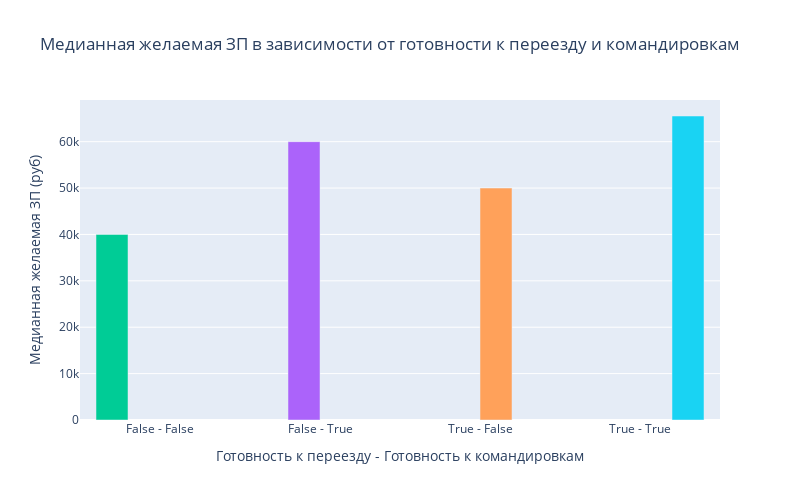

The cell this chart's notebook holds for it:
### Markdown cell above
6. Постройте **многоуровневую столбчатую диаграмму**, которая показывает зависимость медианной заработной платы (**"ЗП (руб)"**) от признаков **"Готовность к переезду"** и **"Готовность к командировкам"**. Проанализируйте график, сравнив уровень заработной платы в категориях.

### Code cell
# Группируем по двум признакам, считаем медианную ЗП, задаем имена столбцов
grouped_data = hh_to_1mln.groupby(['Готовность к переезду', 'Готовность к командировкам'])['ЗП (руб)'].median().reset_index()
grouped_data.columns = ['Готовность к переезду', 'Готовность к командировкам', 'Медианная ЗП (руб)']

# Создаем новый столбец с комбинированными значениями
grouped_data['Комбинация'] = grouped_data['Готовность к переезду'].astype(str) + ' - ' + grouped_data['Готовность к командировкам'].astype(str)

# Создаем столбчатую диаграмму
fig = px.bar(
    grouped_data,
    x='Комбинация',
    y='Медианная ЗП (руб)',
    color='Комбинация',
    barmode='group',
    title='Медианная желаемая ЗП в зависимости от готовности к переезду и командировкам',
    color_discrete_map={'да': 'green', 'нет': 'red'},
   
)

# Настраиваем отображение
fig.update_layout(
    xaxis_title='Готовность к переезду - Готовность к командировкам',
    yaxis_title='Медианная желаемая ЗП (руб)',
    height=500,
    width=800,
    showlegend=False
)

fig.show()

### Figure 1 — Plotly figure (JSON) as saved in the notebook; plotly's stock layout.template omitted (floating-point values rounded to 4 significant figures)
{"data": [{"alignmentgroup": "True", "hovertemplate": "Комбинация=%{x}<br>Медианная ЗП (руб)=%{y}<extra></extra>", "legendgroup": "False - False", "marker": {"color": "#00cc96", "pattern": {"shape": ""}}, "name": "False - False", "offsetgroup": "False - False", "orientation": "v", "showlegend": true, "textposition": "auto", "type": "bar", "x": ["False - False"], "xaxis": "x", "y": [40000.0], "yaxis": "y"}, {"alignmentgroup": "True", "hovertemplate": "Комбинация=%{x}<br>Медианная ЗП (руб)=%{y}<extra></extra>", "legendgroup": "False - True", "marker": {"color": "#ab63fa", "pattern": {"shape": ""}}, "name": "False - True", "offsetgroup": "False - True", "orientation": "v", "showlegend": true, "textposition": "auto", "type": "bar", "x": ["False - True"], "xaxis": "x", "y": [60000.0], "yaxis": "y"}, {"alignmentgroup": "True", "hovertemplate": "Комбинация=%{x}<br>Медианная ЗП (руб)=%{y}<extra></extra>", "legendgroup": "True - False", "marker": {"color": "#FFA15A", "pattern": {"shape": ""}}, "name": "True - False", "offsetgroup": "True - False", "orientation": "v", "showlegend": true, "textposition": "auto", "type": "bar", "x": ["True - False"], "xaxis": "x", "y": [50000.0], "yaxis": "y"}, {"alignmentgroup": "True", "hovertemplate": "Комбинация=%{x}<br>Медианная ЗП (руб)=%{y}<extra></extra>", "legendgroup": "True - True", "marker": {"color": "#19d3f3", "pattern": {"shape": ""}}, "name": "True - True", "offsetgroup": "True - True", "orientation": "v", "showlegend": true, "textposition": "auto", "type": "bar", "x": ["True - True"], "xaxis": "x", "y": [65540.0], "yaxis": "y"}], "layout": {"barmode": "group", "height": 500, "legend": {"title": {"text": "Комбинация"}, "tracegroupgap": 0}, "showlegend": false, "title": {"text": "Медианная желаемая ЗП в зависимости от готовности к переезду и командировкам"}, "width": 800, "xaxis": {"anchor": "y", "categoryarray": ["False - False", "False - True", "True - False", "True - True"], "categoryorder": "array", "domain": [0, 1], "title": {"text": "Готовность к переезду - Готовность к командировкам"}}, "yaxis": {"anchor": "x", "domain": [0, 1], "title": {"text": "Медианная желаемая ЗП (руб)"}}}}
